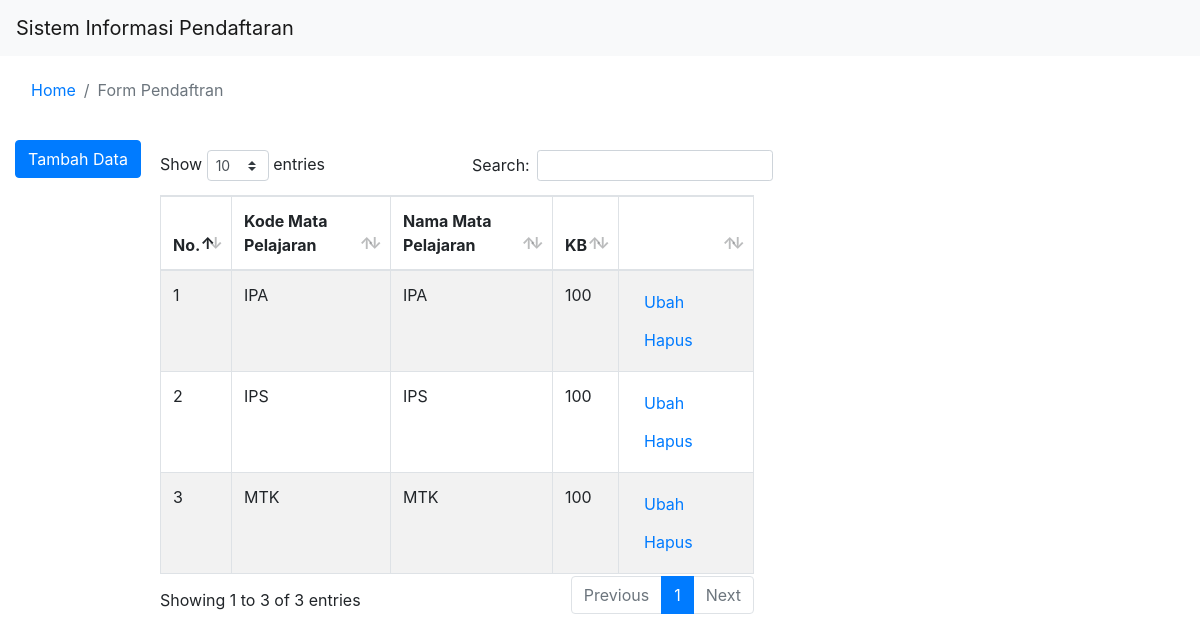
Screenshot of /index.php/formpendaftaran with the database file from the repository.
### tables this page shows
CREATE TABLE `mata_pelajaran` (
  `kode_matpel` varchar(10) NOT NULL,
  `nama_matpel` varchar(30) DEFAULT NULL,
  `kb` int(11) DEFAULT NULL
);

### application/controllers/FormPendaftaran.php (called while the page is built, shortened)
<?php
class FormPendaftaran extends CI_Controller{
	function __construct(){
		$this->load->model('MFormPendaftaran');
		$this->load->helper('url');
	}
	function index(){
		$data['data'] = $this->MFormPendaftaran->getAll()->result();
		$this->load->view('header');
		$this->load->view('matpel_home', $data);
		$this->load->view('footer');
	}
}

### index.php (called while the page is built, shortened)
<?php
require_once BASEPATH.'core/CodeIgniter.php';

### application/models/MFormPendaftaran.php (called while the page is built, shortened)
<?php
class MFormPendaftaran extends CI_Model{
	function getAll(){
		return $this->db->get('mata_pelajaran');
	}
}

### application/views/matpel_home.php (the view, shortened to what this page needs)
<div class="container-fluid">
	<form target="_blank" method="GET" action="<?php echo base_url(). 'formpendaftaran/report'; ?>">
		<div class="row" style="margin-top: 10px">
			<div class="col-2" style="margin: 0; max-width: 160px;">
				<button type="button" class="btn btn-primary" data-toggle="modal" data-target="#exampleModal">Tambah Data</button>
		</div>
	</form>
	<div class="row" style="margin-top: 10px">
		<div class="col-sm">
			<table id="example" class="table table-striped table-bordered" style="width:100%; margin-top: 10px">
		        <thead>
		            <tr>
						<th>No. </th>
		                <th>Kode Mata Pelajaran</th>
		                <th>Nama Mata Pelajaran</th>
		                <th>KB</th>
		                <th></th>
		            </tr>
		        </thead>
		        <tbody>
		        	<?php
						$no = 1;
						foreach($data as $u){
					?>
			            <tr>
			                <td><?=$no++?></td>
			                <td><?=$u->kode_matpel?></td>
			                <td><?=$u->nama_matpel?></td>
			                <td><?=$u->kb?></td>
			                <td>
			                	<a href="<?php echo base_url(). 'formpendaftaran/?noPendaftaran='.$u->kode_matpel; ?>" class="btn btn-link">Ubah</a>
			                	<button onclick="confirmDelete('<?=$u->kode_matpel?>')" class="btn btn-link" data-toggle="modal" data-target="#staticBackdrop">Hapus</button>
			                </td>
			            </tr>
		            <?php
						}
					?>
		        </tbody>
		    </table>
		</div>
	</div>
</div>

### rows the page displays
mata_pelajaran: kode_matpel "IPA", nama_matpel "IPA", kb "100"
mata_pelajaran: kode_matpel "IPS", nama_matpel "IPS", kb "100"
mata_pelajaran: kode_matpel "MTK", nama_matpel "MTK", kb "100"

### other values shown
$currentPage "Form Pendaftran"
